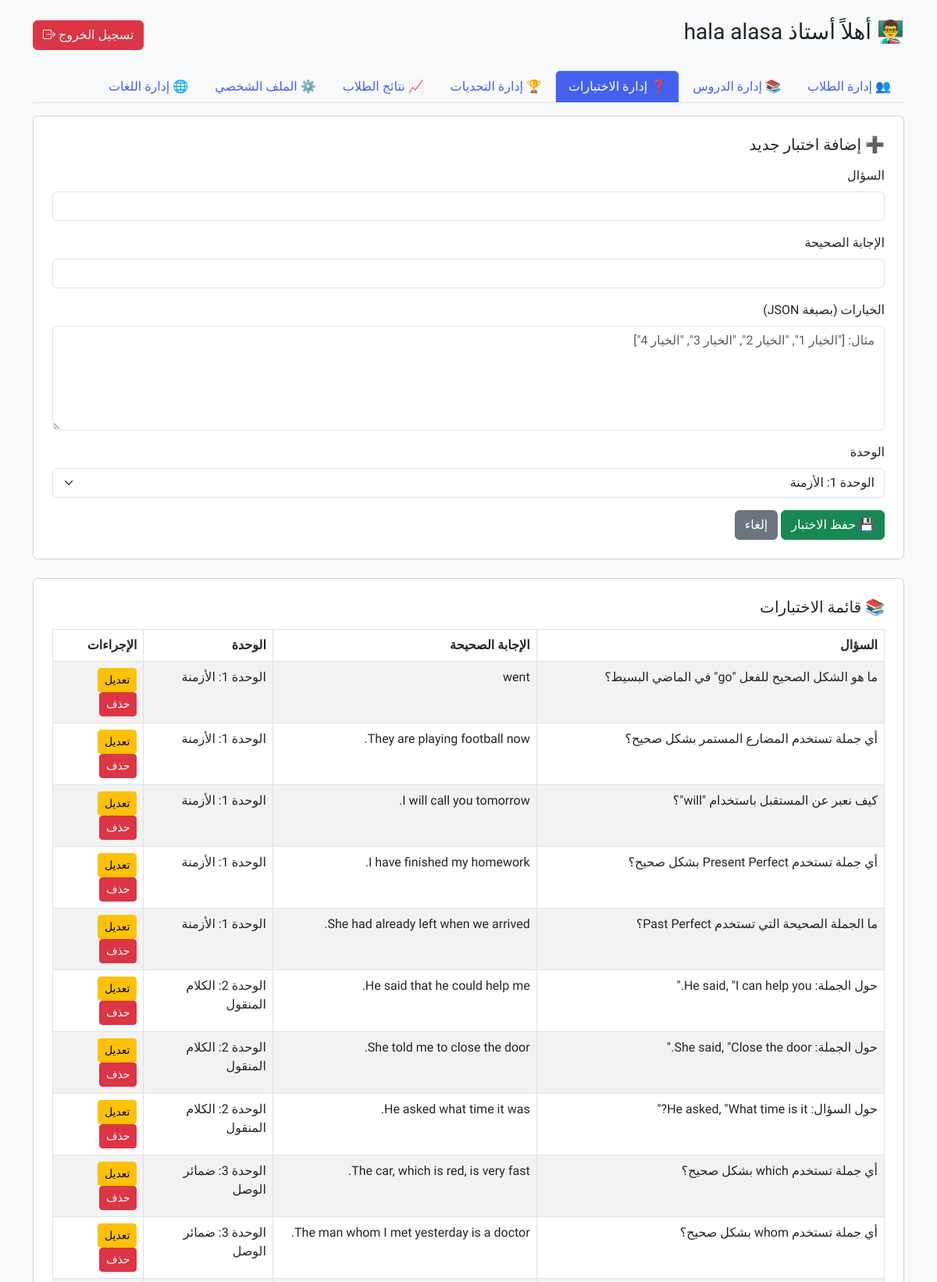
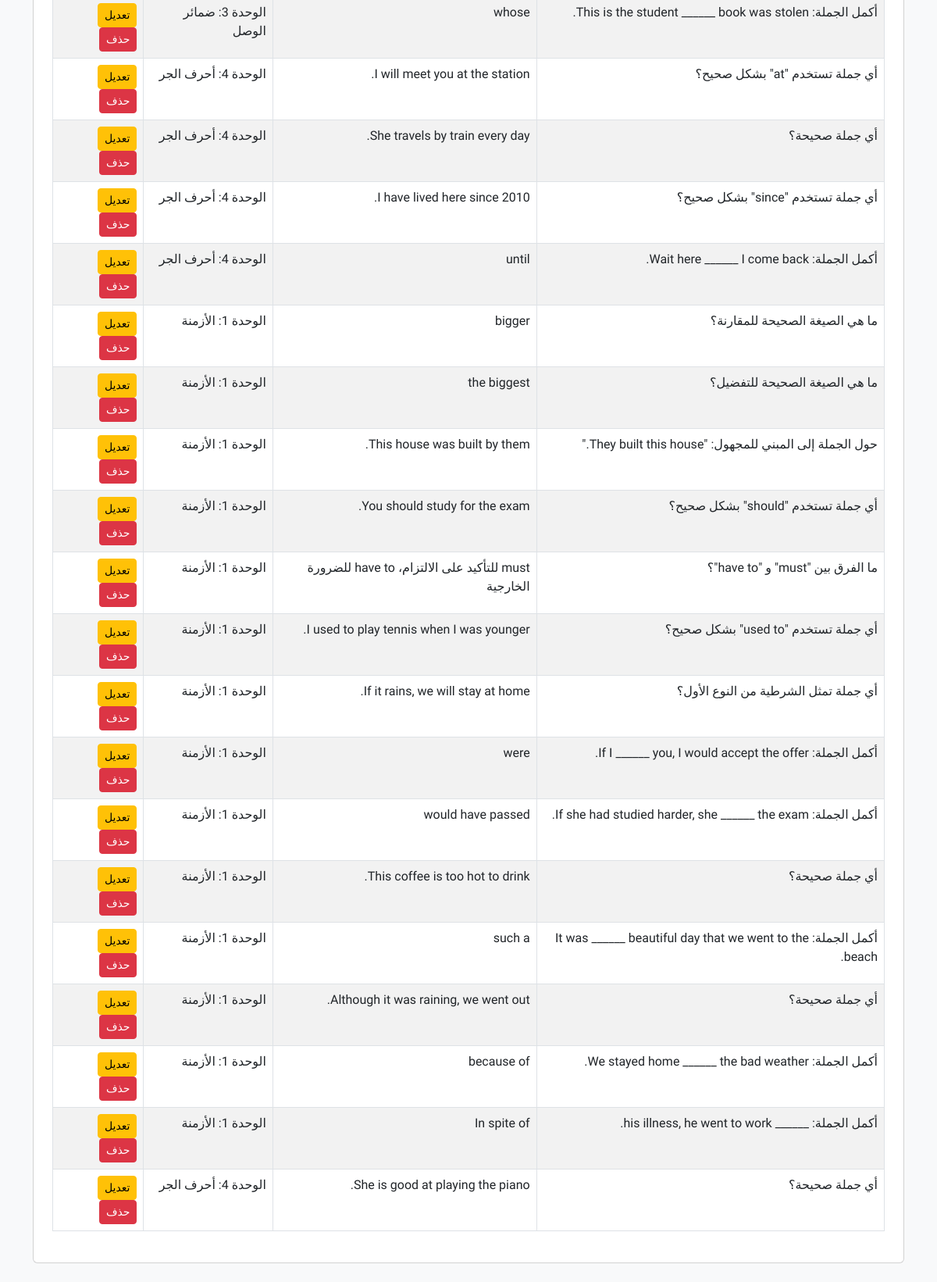
Page /teacher_dashboard.php?section=quizzes (signed in) on the committed database (2 pictures, top to bottom).
### tables this page shows
CREATE TABLE `quizzes` (
  `id` int NOT NULL,
  `title` varchar(255) NOT NULL,
  `question` text NOT NULL,
  `correct_answer` varchar(255) NOT NULL,
  `options` text NOT NULL,
  `teacher_id` int NOT NULL,
  `created_at` timestamp NOT NULL DEFAULT CURRENT_TIMESTAMP,
  `unit_id` int DEFAULT NULL
);

CREATE TABLE `units` (
  `id` int NOT NULL,
  `title` varchar(100) NOT NULL,
  `description` text,
  `level` enum('beginner','intermediate','advanced') NOT NULL,
  `order_num` int NOT NULL,
  `created_at` timestamp NOT NULL DEFAULT CURRENT_TIMESTAMP,
  `teacher_id` int NOT NULL
);

### teacher_sections/quizzes.php (the view, shortened to what this page needs)
<?php
$teacher_id = $_SESSION['user_id'];
$conn = new mysqli("localhost", "root", "", "learning_platform");
$units_result = $conn->query("SELECT id, title FROM units");
$result = $conn->query("SELECT quizzes.*, units.title AS unit_title FROM quizzes LEFT JOIN units ON quizzes.unit_id = units.id WHERE quizzes.teacher_id = $teacher_id ORDER BY quizzes.created_at DESC");
?>
<div class="card p-4 mb-4">
    <h5 class="mb-3"><?= isset($_GET['edit']) ? '✏️ تعديل اختبار' : '➕ إضافة اختبار جديد' ?></h5>
    <form method="post">
        <div class="mb-3">
            <label class="form-label">السؤال</label>
            <input type="text" name="question" class="form-control" value="<?= isset($question) ? htmlspecialchars($question) : '' ?>" required>
        </div>
        <div class="mb-3">
            <label class="form-label">الإجابة الصحيحة</label>
            <input type="text" name="correct_answer" class="form-control" value="<?= isset($correct_answer) ? htmlspecialchars($correct_answer) : '' ?>" required>
        </div>
        <div class="mb-3">
            <label class="form-label">الخيارات (بصيغة JSON)</label>
            <textarea name="options" class="form-control" rows="5" placeholder='مثال: ["الخيار 1", "الخيار 2", "الخيار 3", "الخيار 4"]' required><?= isset($options) ? htmlspecialchars($options) : '' ?></textarea>
        </div>
        <div class="mb-3">
            <label class="form-label">الوحدة</label>
            <select name="unit_id" class="form-select" required>
                <?php
                $units_result->data_seek(0);
                if ($units_result->num_rows > 0) {
                    while ($unit = $units_result->fetch_assoc()):
                ?>
                    <option value="<?= $unit['id'] ?>" <?= (isset($unit_id) && $unit_id == $unit['id']) ? 'selected' : '' ?>>
                        <?= htmlspecialchars($unit['title']) ?>
                    </option>
                <?php
                    endwhile;
                } else {
                    echo "<option disabled>لا توجد وحدات لعرضها</option>";
                }
                ?>
            </select>
        </div>
        <button type="submit" class="btn btn-success">💾 <?= isset($_GET['edit']) ? 'تحديث الاختبار' : 'حفظ الاختبار' ?></button>
        <a href="teacher_dashboard.php?section=quizzes" class="btn btn-secondary">إلغاء</a>
    </form>
</div>
<div class="card p-4">
    <h5 class="mb-3">📚 قائمة الاختبارات</h5>
    <table class="table table-bordered table-striped">
        <thead>
            <tr>
                <th>السؤال</th>
                <th>الإجابة الصحيحة</th>
                <th>الوحدة</th>
                <th>الإجراءات</th>
            </tr>
        </thead>
        <tbody>
        <?php while ($row = $result->fetch_assoc()): ?>
            <tr>
                <td><?= htmlspecialchars($row['question']) ?></td>
                <td><?= htmlspecialchars($row['correct_answer']) ?></td>
                <td><?= htmlspecialchars($row['unit_title']) ?></td>
                <td>
                    <a href="teacher_dashboard.php?section=quizzes&edit=<?= $row['id'] ?>" class="btn btn-sm btn-warning">تعديل</a>
                    <a href="teacher_dashboard.php?section=quizzes&delete=<?= $row['id'] ?>" class="btn btn-sm btn-danger" onclick="return confirm('هل أنت متأكد من الحذف؟')">حذف</a>
                </td>
            </tr>
        <?php endwhile; ?>
        </tbody>
    </table>
</div>

### teacher_dashboard.php (style rules this page uses)
body { font-family: 'Tajawal', sans-serif; background-color: #f4f6f9; }
body { font-family: 'Tajawal', sans-serif; background: #f8f9fa; }

### rows in the picture
quizzes: question "ما هو الشكل الصحيح للفعل \"go\" في الماضي البسيط؟", correct_answer "went", unit.title "الوحدة 1: الأزمنة"
quizzes: question "أي جملة تستخدم المضارع المستمر بشكل صحيح؟", correct_answer "They are playing football now.", unit.title "الوحدة 1: الأزمنة"
quizzes: question "كيف نعبر عن المستقبل باستخدام \"will\"؟", correct_answer "I will call you tomorrow.", unit.title "الوحدة 1: الأزمنة"
quizzes: question "أي جملة تستخدم Present Perfect بشكل صحيح؟", correct_answer "I have finished my homework.", unit.title "الوحدة 1: الأزمنة"
quizzes: question "ما الجملة الصحيحة التي تستخدم Past Perfect؟", correct_answer "She had already left when we arrived.", unit.title "الوحدة 1: الأزمنة"
quizzes: question "حول الجملة: He said, \"I can help you.\"", correct_answer "He said that he could help me.", unit.title "الوحدة 2: الكلام المنقول"
quizzes: question "حول الجملة: She said, \"Close the door.\"", correct_answer "She told me to close the door.", unit.title "الوحدة 2: الكلام المنقول"
quizzes: question "حول السؤال: He asked, \"What time is it?\"", correct_answer "He asked what time it was.", unit.title "الوحدة 2: الكلام المنقول"
quizzes: question "أي جملة تستخدم which بشكل صحيح؟", correct_answer "The car, which is red, is very fast.", unit.title "الوحدة 3: ضمائر الوصل"
quizzes: question "أي جملة تستخدم whom بشكل صحيح؟", correct_answer "The man whom I met yesterday is a doctor.", unit.title "الوحدة 3: ضمائر الوصل"
quizzes: question "أكمل الجملة: This is the student ______ book was stolen.", correct_answer "whose", unit.title "الوحدة 3: ضمائر الوصل"
quizzes: question "أي جملة تستخدم \"at\" بشكل صحيح؟", correct_answer "I will meet you at the station.", unit.title "الوحدة 4: أحرف الجر"
quizzes: question "أي جملة صحيحة؟", correct_answer "She travels by train every day.", unit.title "الوحدة 4: أحرف الجر"
quizzes: question "أي جملة تستخدم \"since\" بشكل صحيح؟", correct_answer "I have lived here since 2010.", unit.title "الوحدة 4: أحرف الجر"
quizzes: question "أكمل الجملة: Wait here ______ I come back.", correct_answer "until", unit.title "الوحدة 4: أحرف الجر"
quizzes: question "ما هي الصيغة الصحيحة للمقارنة؟", correct_answer "bigger", unit.title "الوحدة 1: الأزمنة"
quizzes: question "ما هي الصيغة الصحيحة للتفضيل؟", correct_answer "the biggest", unit.title "الوحدة 1: الأزمنة"
quizzes: question "حول الجملة إلى المبني للمجهول: \"They built this house.\"", correct_answer "This house was built by them.", unit.title "الوحدة 1: الأزمنة"
quizzes: question "أي جملة تستخدم \"should\" بشكل صحيح؟", correct_answer "You should study for the exam.", unit.title "الوحدة 1: الأزمنة"
quizzes: question "ما الفرق بين \"must\" و \"have to\"؟", correct_answer "must للتأكيد على الالتزام، have to للضرورة الخارجية", unit.title "الوحدة 1: الأزمنة"
quizzes: question "أي جملة تستخدم \"used to\" بشكل صحيح؟", correct_answer "I used to play tennis when I was younger.", unit.title "الوحدة 1: الأزمنة"
quizzes: question "أي جملة تمثل الشرطية من النوع الأول؟", correct_answer "If it rains, we will stay at home.", unit.title "الوحدة 1: الأزمنة"
quizzes: question "أكمل الجملة: If I ______ you, I would accept the offer.", correct_answer "were", unit.title "الوحدة 1: الأزمنة"
quizzes: question "أكمل الجملة: If she had studied harder, she ______ the exam.", correct_answer "would have passed", unit.title "الوحدة 1: الأزمنة"
quizzes: question "أي جملة صحيحة؟", correct_answer "This coffee is too hot to drink.", unit.title "الوحدة 1: الأزمنة"
quizzes: question "أكمل الجملة: It was ______ beautiful day that we went to the beach.", correct_answer "such a", unit.title "الوحدة 1: الأزمنة"
quizzes: question "أي جملة صحيحة؟", correct_answer "Although it was raining, we went out.", unit.title "الوحدة 1: الأزمنة"
quizzes: question "أكمل الجملة: We stayed home ______ the bad weather.", correct_answer "because of", unit.title "الوحدة 1: الأزمنة"
quizzes: question "أكمل الجملة: ______ his illness, he went to work.", correct_answer "In spite of", unit.title "الوحدة 1: الأزمنة"
quizzes: question "أي جملة صحيحة؟", correct_answer "She is good at playing the piano.", unit.title "الوحدة 4: أحرف الجر"

### other values in the picture
$name "hala alasa"
form field unit_id "الوحدة 1: الأزمنة"
